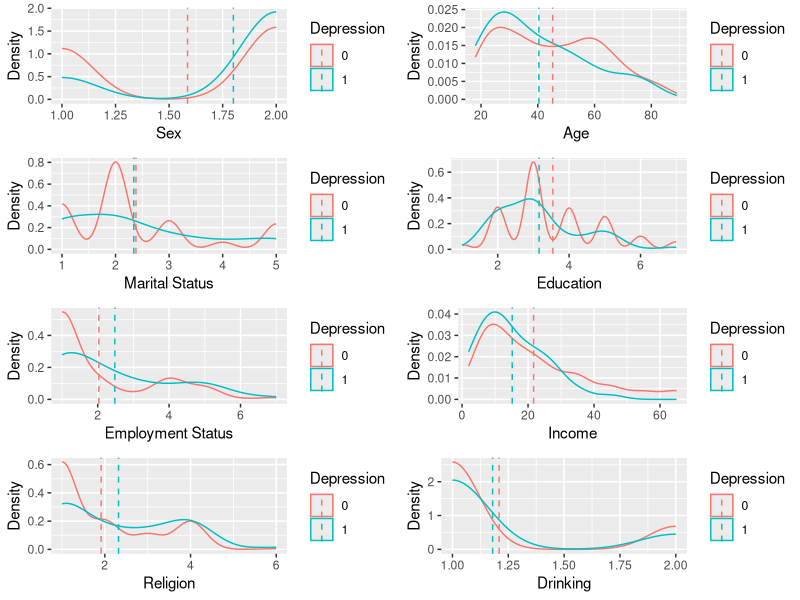
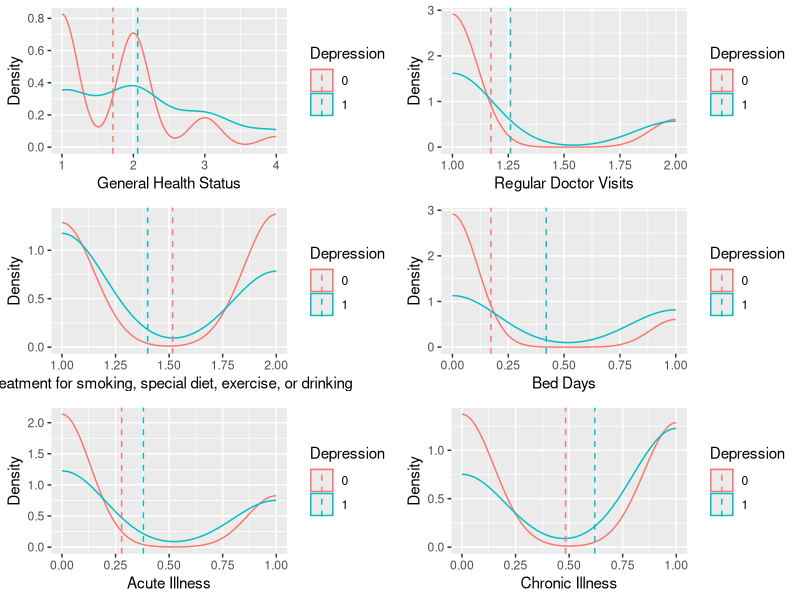
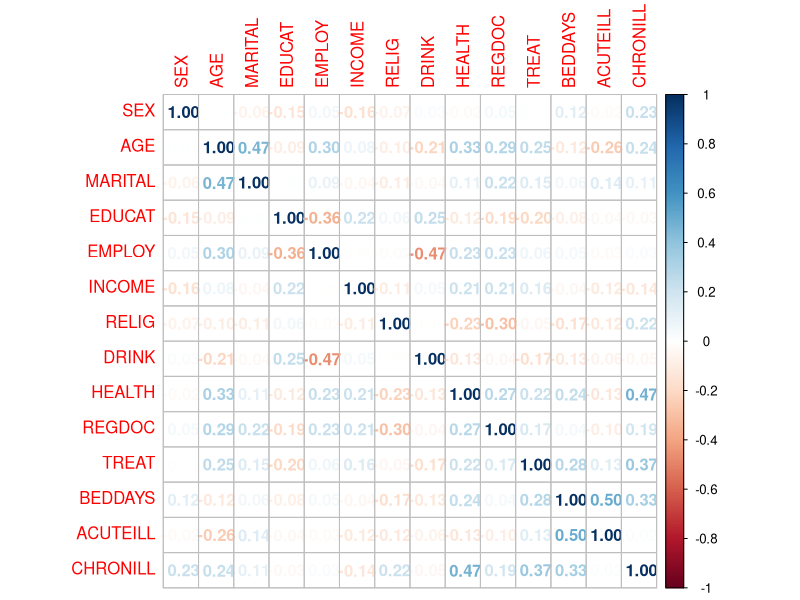
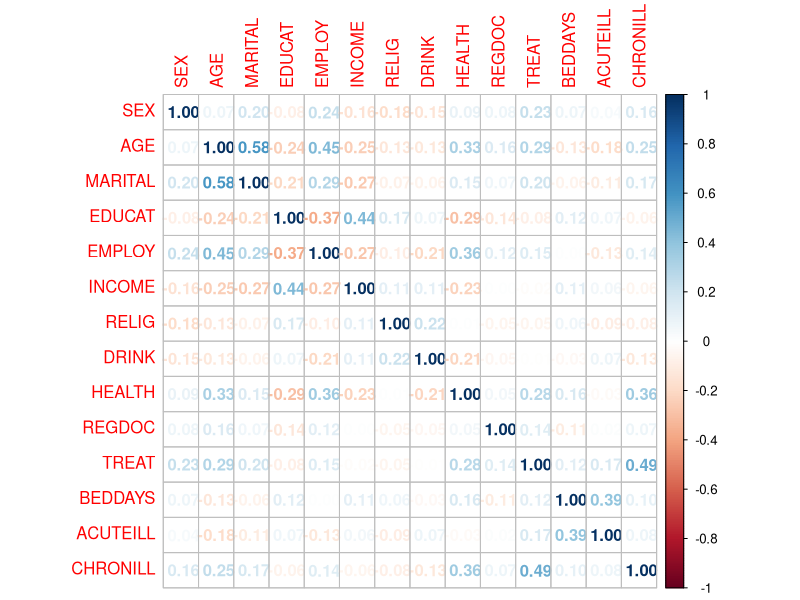
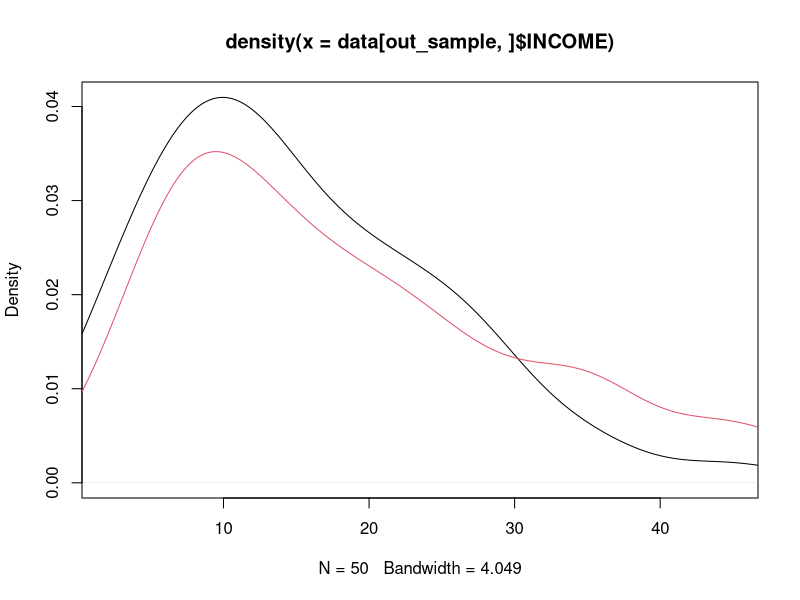
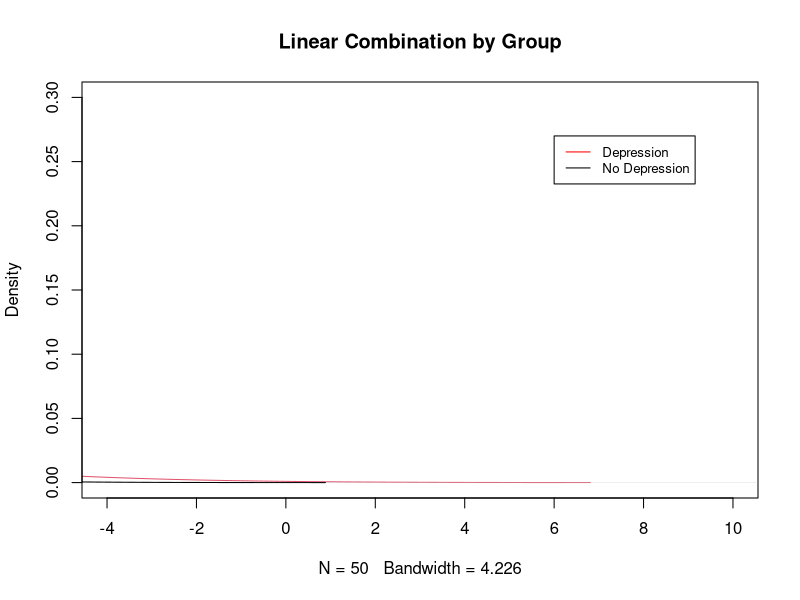
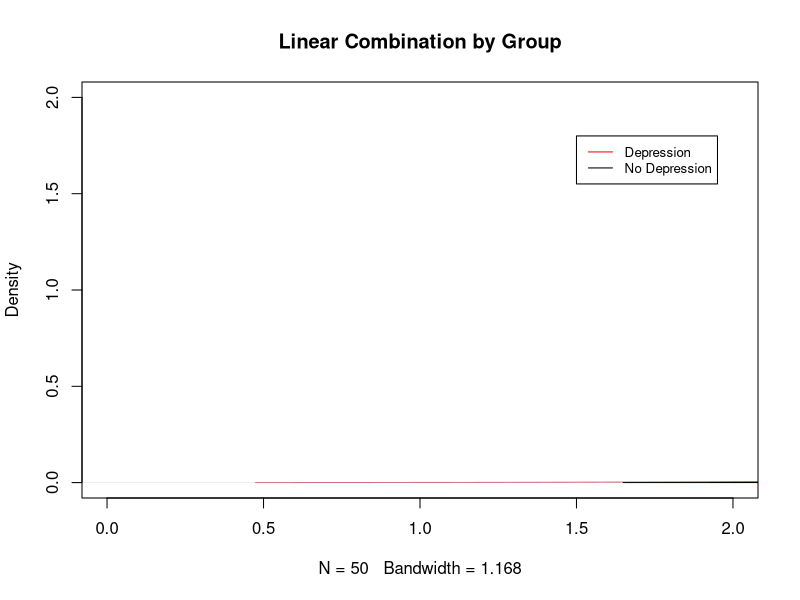
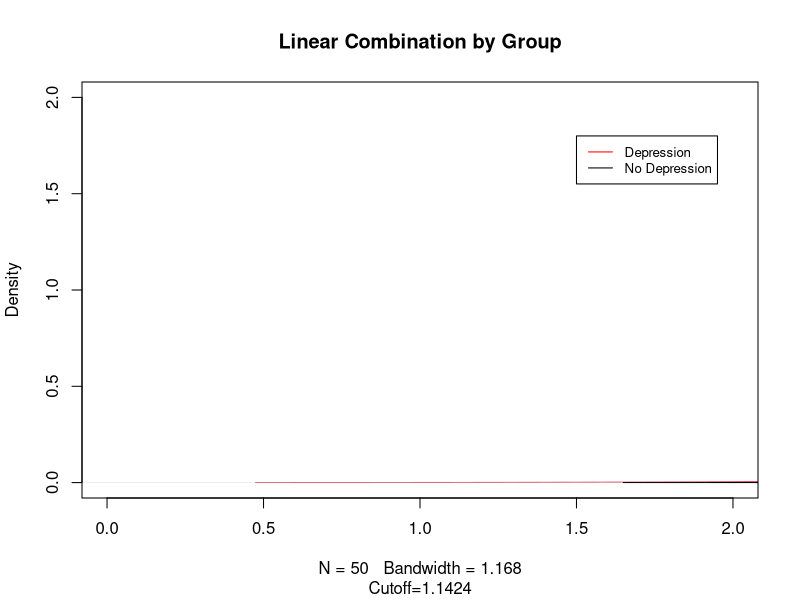

Recreate these plots in R, in order. (Note: this script raises an error after producing the figures.)
## Step 0 - Read in Data
update.packages() 

data <- read.csv("depres.csv")
summary(data)

data=data[,-c(1,2)]  ## remove obs and ID
data = data[,-c(28)] # omit CESD
depress=data$CASES

## Step 1 - Explore the data
library(ggplot2)
library(dplyr)
#install.packages("plyr")
library(plyr)
library(reshape2)

data$Depression=as.factor(data$CASES)
mu<-ddply(data, "Depression", summarise, grp.mean=mean(SEX))
p1<-ggplot(data, aes(x=data[,1], color=Depression)) +
  geom_density()+
  labs(x = "Sex", y = "Density" ) +
  geom_vline(data=mu, aes(xintercept=grp.mean, color=Depression),
             linetype="dashed")

mu<-ddply(data, "Depression", summarise, grp.mean=mean(AGE))
p2<-ggplot(data, aes(x=data[,2], color=Depression)) +
  geom_density()+
  labs(x = "Age", y = "Density" ) +
  geom_vline(data=mu, aes(xintercept=grp.mean, color=Depression),
             linetype="dashed")

mu<-ddply(data, "Depression", summarise, grp.mean=mean(MARITAL))
p3<-ggplot(data, aes(x=data[,3], color=Depression)) +
  geom_density()+
  labs(x = "Marital Status", y = "Density" ) +
  geom_vline(data=mu, aes(xintercept=grp.mean, color=Depression),
             linetype="dashed")

mu<-ddply(data, "Depression", summarise, grp.mean=mean(EDUCAT))
p4<-ggplot(data, aes(x=data[,4], color=Depression)) +
  geom_density()+
  labs(x = "Education", y = "Density" ) +
  geom_vline(data=mu, aes(xintercept=grp.mean, color=Depression),
             linetype="dashed")

mu<-ddply(data, "Depression", summarise, grp.mean=mean(EMPLOY))
p5<-ggplot(data, aes(x=data[,5], color=Depression)) +
  geom_density()+
  labs(x = "Employment Status", y = "Density" ) +
  geom_vline(data=mu, aes(xintercept=grp.mean, color=Depression),
             linetype="dashed")

mu<-ddply(data, "Depression", summarise, grp.mean=mean(INCOME))
p6<-ggplot(data, aes(x=data[,6], color=Depression)) +
  geom_density()+
  labs(x = "Income", y = "Density" ) +
  geom_vline(data=mu, aes(xintercept=grp.mean, color=Depression),
             linetype="dashed")

mu<-ddply(data, "Depression", summarise, grp.mean=mean(RELIG))
p7<-ggplot(data, aes(x=data[,7], color=Depression)) +
  geom_density()+
  labs(x = "Religion", y = "Density" ) +
  geom_vline(data=mu, aes(xintercept=grp.mean, color=Depression),
             linetype="dashed")

mu<-ddply(data, "Depression", summarise, grp.mean=mean(DRINK))
p8<-ggplot(data, aes(x=data[,29], color=Depression)) +
  geom_density()+
  labs(x = "Drinking", y = "Density" ) +
  geom_vline(data=mu, aes(xintercept=grp.mean, color=Depression),
             linetype="dashed")

mu<-ddply(data, "Depression", summarise, grp.mean=mean(HEALTH))
p9<-ggplot(data, aes(x=data[,30], color=Depression)) +
  geom_density()+
  labs(x = "General Health Status", y = "Density" ) +
  geom_vline(data=mu, aes(xintercept=grp.mean, color=Depression),
             linetype="dashed")

mu<-ddply(data, "Depression", summarise, grp.mean=mean(REGDOC))
p10<-ggplot(data, aes(x=data[,31], color=Depression)) +
  geom_density()+
  labs(x = "Regular Doctor Visits", y = "Density" ) +
  geom_vline(data=mu, aes(xintercept=grp.mean, color=Depression),
             linetype="dashed")

mu<-ddply(data, "Depression", summarise, grp.mean=mean(TREAT))
p11<-ggplot(data, aes(x=data[,32], color=Depression)) +
  geom_density()+
  labs(x = "Treatment for smoking, special diet, exercise, or drinking", y = "Density" ) +
  geom_vline(data=mu, aes(xintercept=grp.mean, color=Depression),
             linetype="dashed")

mu<-ddply(data, "Depression", summarise, grp.mean=mean(BEDDAYS))
p12<-ggplot(data, aes(x=data[,33], color=Depression)) +
  geom_density()+
  labs(x = "Bed Days", y = "Density" ) +
  geom_vline(data=mu, aes(xintercept=grp.mean, color=Depression),
             linetype="dashed")

mu<-ddply(data, "Depression", summarise, grp.mean=mean(ACUTEILL))
p13<-ggplot(data, aes(x=data[,34], color=Depression)) +
  geom_density()+
  labs(x = "Acute Illness", y = "Density" ) +
  geom_vline(data=mu, aes(xintercept=grp.mean, color=Depression),
             linetype="dashed")

mu<-ddply(data, "Depression", summarise, grp.mean=mean(CHRONILL))
p14<-ggplot(data, aes(x=data[,35], color=Depression)) +
  geom_density()+
  labs(x = "Chronic Illness", y = "Density" ) +
  geom_vline(data=mu, aes(xintercept=grp.mean, color=Depression),
             linetype="dashed")

mu<-ddply(data, "Depression", summarise, grp.mean=mean(C1))
p15<-ggplot(data, aes(x=data[,8], color=Depression)) +
  geom_density()+
  labs(x = "C1", y = "Density" ) +
  geom_vline(data=mu, aes(xintercept=grp.mean, color=Depression),
             linetype="dashed")

#install.packages("gridExtra")
library(gridExtra)
grid.arrange(p1, p2, p3, p4, p5, p6, p7, p8, nrow = 4)
grid.arrange(p9, p10, p11, p12, p13, p14, nrow = 3)

## Step 2 - t.test
out_sample=which(data$CASES==1)
t.test(data$SEX[out_sample],data$SEX[-out_sample])
t.test(data$AGE[out_sample],data$AGE[-out_sample])
t.test(data$MARITAL[out_sample],data$MARITAL[-out_sample])
t.test(data$EDUCAT[out_sample],data$EDUCAT[-out_sample])
t.test(data$EMPLOY[out_sample],data$EMPLOY[-out_sample])
t.test(data$INCOME[out_sample],data$INCOME[-out_sample])
t.test(data$RELIG[out_sample],data$RELIG[-out_sample])
t.test(data$DRINK[out_sample],data$DRINK[-out_sample])
t.test(data$HEALTH[out_sample],data$HEALTH[-out_sample])
t.test(data$REGDOC[out_sample],data$REGDOC[-out_sample])
t.test(data$TREAT[out_sample],data$TREAT[-out_sample])
t.test(data$BEDDAYS[out_sample],data$BEDDAYS[-out_sample])
t.test(data$ACUTEILL[out_sample],data$ACUTEILL[-out_sample])
t.test(data$CHRONILL[out_sample],data$CHRONILL[-out_sample])
t.test(data$C20[out_sample],data$C20[-out_sample])

## Step 3  - summary statistics
# # convert categorical variables to dummies
# data$MARITAL=as.factor(data$MARITAL)
# data$EDUCAT=as.factor(data$EDUCAT)
# data$EMPLOY=as.factor(data$EMPLOY)
# data$RELIG=as.factor(data$RELIG)
# data$HEALTH=as.factor(data$HEALTH)

# convert to binary of 0 and 1 (instead of 1 and 2)
data$SEX<-ifelse(data$SEX==1,0,1) #male=0, female=1
data$DRINK<-ifelse(data$DRINK==2,0,1) #not regular drinker=0, regular drinker=1
data$REGDOC<-ifelse(data$REGDOC==2,0,1) #no regular physician=0, regular physicain=1
data$TREAT<-ifelse(data$TREAT==2,0,1) #no treatment history=0, treatment history=1

out_sample=which(data$CASES==1)
# data_out=data[out_sample,]   ## with depression
# data_in=data[-out_sample,]   ## without depression
# 
# dim(data_in)
# dim(data_out)
# summary(data_in)
# summary(data_out)

data=data[,-28] #remove CASES
data=data[,-35] #remove data$Depression
data=data[,-c(8,9,10,11,12,13,14,15,16,17,18,19,20,21,22,23,24,25,26,27)] #remove 20 depression scale items
data_backup=data

# scale data for step 4!
data_scaled=scale(data)
data_scaled=as.data.frame(data_scaled)

summary(data_scaled)

#column means of people with depression vs no depression
xbar1=colMeans(data_scaled[out_sample,])
xbar2=colMeans(data_scaled[-out_sample,])
xbar1
xbar2

#covariances of people with depression vs no depression
S1=cov(data_scaled[out_sample,])
S2=cov(data_scaled[-out_sample,])
S1
S2
diag(S1)
diag(S2)

#averaging the 2x2 pooled covariance matrix
Sp=(2*S1+2*S2)/4
Sp

rho1=cor(data_scaled[out_sample,])
rho2=cor(data_scaled[-out_sample,])

library(corrplot)
corrplot(rho1, method = "number")
corrplot(rho2, method = "number")

# density curve
plot(density(data[out_sample,]$INCOME),xlim=c(min(data[out_sample,]$INCOME),max(data[out_sample,]$INCOME)))
lines(density(data[-out_sample,]$INCOME),col=2)

## Step 4 - Calculate the linear combination and weights
y=(xbar1-xbar2)%*%solve(Sp)%*%t(as.matrix(data))
y=as.vector(y)
y[out_sample]
y[-out_sample]
a=t((xbar1-xbar2)%*%solve(Sp))
a
astar=abs(a)/norm(a)
astar
ystar=t(astar)%*%t(as.matrix(data))
ystar=as.vector(ystar)
ystar[out_sample]
ystar[-out_sample]

plot(density(y[out_sample]),xlim=c(-4,10),ylim=c(0,0.3), main="Linear Combination by Group", col=2)
lines(density(y[-out_sample]),col=1)
legend(6, 0.27, legend=c("Depression", "No Depression"), col=c("red", "black"), lty=1:1, cex=0.8)

plot(density(ystar[out_sample]),xlim=c(0,2),ylim=c(0,2), main="Linear Combination by Group", col=2)
lines(density(ystar[-out_sample]),col=1)
legend(1.5, 1.8, legend=c("Depression", "No Depression"), col=c("red", "black"), lty=1:1, cex=0.8)

## Step 5 - Calculate cutoff and classify
cutoff=.5*(xbar1-xbar2)%*%solve(Sp)%*%(xbar1+xbar2)
cutoff=as.vector(cutoff)
classify=ifelse(ystar>cutoff,0,1)
cutoff

# our cutoff for different cost & population ratios
## first check dimensions in R
dim(S1)  ## 14 x 14
dim(S2)  ## 14 x 14

length(xbar1)  # vector length 14
length(xbar2)  # vector length 14
## space it out to make it more readable

# should be determininant, not absolute value  ...can't really "divide" matrices
# 

k=.5*log(det(S1)/det(S2))+.5*(t(xbar1)%*%solve(S1)%*%xbar1-t(xbar2)%*%solve(S2)%*%xbar2)  ## should be 1x1
#k=.5*log(abs(S1)/abs(S2))+.5*(t(xbar1)%*%solve(S1)-t(xbar2)%*%solve(S2))


## i think this one should actually be a vector of data x0....not the entire matrix.  because this is a classify 
## as group 1 (pi1) if the inequality is true

##  so let's x0 is row i in the data.  I'll change your formula

n_persons=dim(data)[1]
l=rep(0,n_persons)
for (i in 1:n_persons){
  
  person_i=as.matrix(data[i,])
  l[i]=-.5*(person_i)%*%(solve(S1)-solve(S2))%*%(t(person_i))+(t(xbar1)%*%solve(S1)-t(xbar2)%*%solve(S2))%*%(t(person_i))  ## should be 1 x 1
  
  
}  ## note that the value of l should be negative or positive.



#l=-.5*as.matrix(data)%*%(solve(S1)-solve(S2))%*%t(as.matrix(data))%+
#%(t(xbar1)%*%solve(S1)-t(xbar2)%*%solve(S2))%*%t(as.matrix(data))



#cost ratio: fp-$100, fn-$300
p1=nrow(data[out_sample,])
p2=nrow(data[-out_sample])
fn=300
fp=100
cutoff=log((fp/fn)*(p1/p2))  ## looks right

cutoff=as.vector(cutoff)   ## note if equal costs and p1=p2, then the log(1) = 0 
LHS=c(l)-c(k)



classify=ifelse(y>cutoff,0,1)
cutoff

plot(density(ystar[out_sample]),xlim=c(0,2),ylim=c(0,2), main="Linear Combination by Group", sub="Cutoff=1.1424", col=2)
lines(density(ystar[-out_sample]),col=1)
legend(1.5, 1.8, legend=c("Depression", "No Depression"), col=c("red", "black"), lty=1:1, cex=0.8)
abline(v=cutoff)

## Step 6 - Inspect Results and calculate separation
dep=c(rep(1,294))
dep[out_sample]=2

plot(ystar, rep(1,length(ystar)), col=dep, ylab="")
abline(v=cutoff)
legend(30, 1.3, legend=c("No Depression", "Depression"), col=c("black", "red"), lty=1:1, cex=0.8)

depress
classify

## Step 7 - Calculate upperbound and separation
upper=(xbar1-xbar2)%*%solve(Sp)%*%((xbar1-xbar2))
upper
sy=(sum((ystar[out_sample]-mean(ystar[out_sample]))^2)+sum((ystar[-out_sample]-mean(ystar[-out_sample]))^2))/(length(out_sample)+length(-out_sample)-2)
separation=abs(mean(ystar[out_sample])-mean(ystar[-out_sample]))/sy

t(a)%*%Sp%*%(a)

## Step 8 - Calculate accuracy metrics
library(forecast)
c_accuracy(depress-1,classify-1)

library(ROCR)
pred<-prediction(-y,depress)
perf <- performance(pred,"tpr","fpr")
plot(perf)



### other , 
library(MASS)
model=lda(depress~-1+as.matrix(data))
summary(model)
predict(model)

## Fisher maximizes the difference between the means, normalized by a measure of the within class scatter




## Function Below
## make sure actuals and classifications are 0 (no) or 1 (yes) only 
##  Built by Matthew J. Schneider

c_accuracy=function(actuals,classifications){
  df=data.frame(actuals,classifications);
  
  
  tp=nrow(df[df$classifications==1 & df$actuals==1,]);        
  fp=nrow(df[df$classifications==1 & df$actuals==0,]);
  fn=nrow(df[df$classifications==0 & df$actuals==1,]);
  tn=nrow(df[df$classifications==0 & df$actuals==0,]); 
  
  
  recall=tp/(tp+fn)
  precision=tp/(tp+fp)
  accuracy=(tp+tn)/(tp+fn+fp+tn)
  tpr=recall
  fpr=fp/(fp+tn)
  fmeasure=2*precision*recall/(precision+recall)
  scores=c(recall,precision,accuracy,tpr,fpr,fmeasure)
  names(scores)=c("recall","precision","accuracy","tpr","fpr","fmeasure")
  
  #print(scores)
  return(scores);
}
